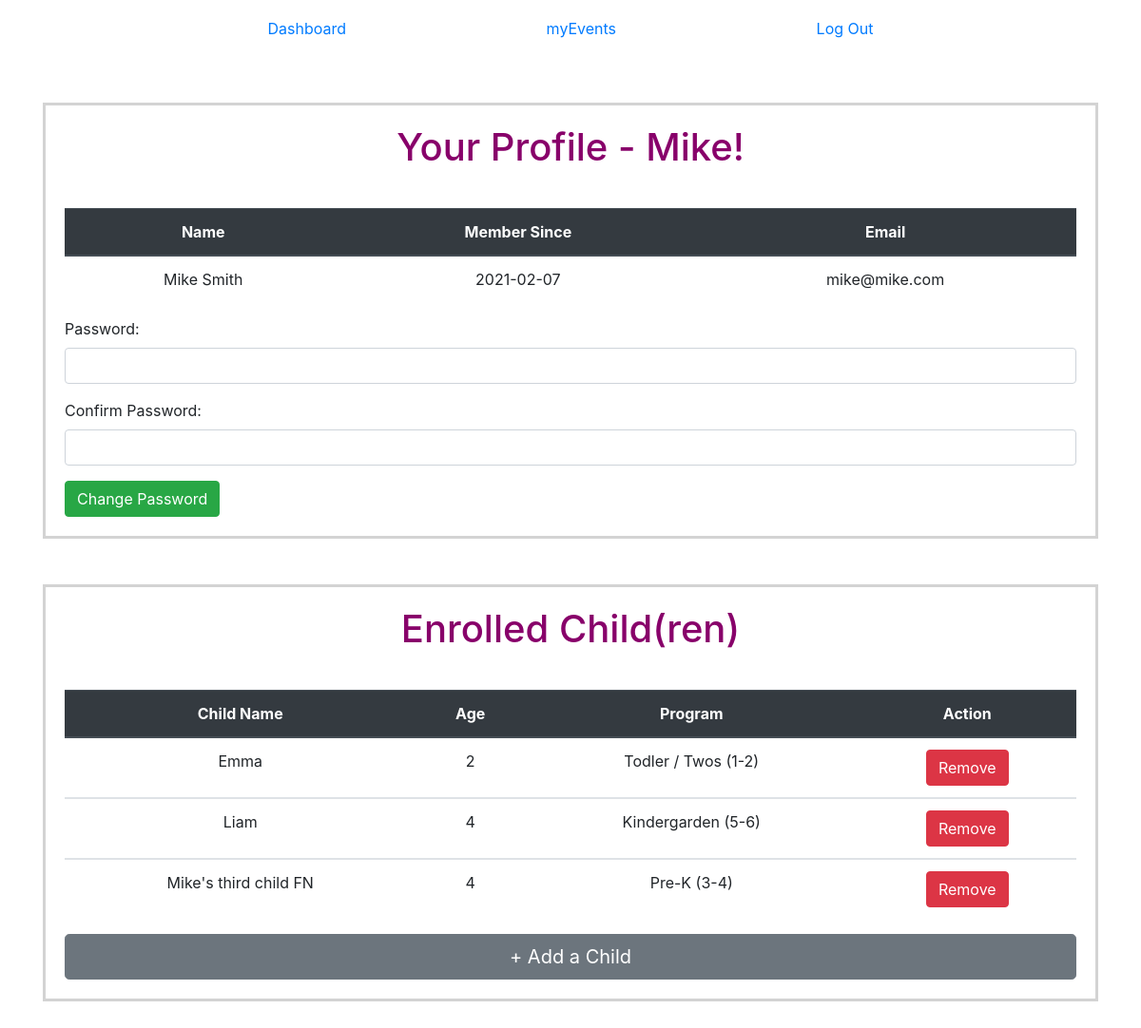
Before: /ABC/myProfile (signed in) with the older database file.
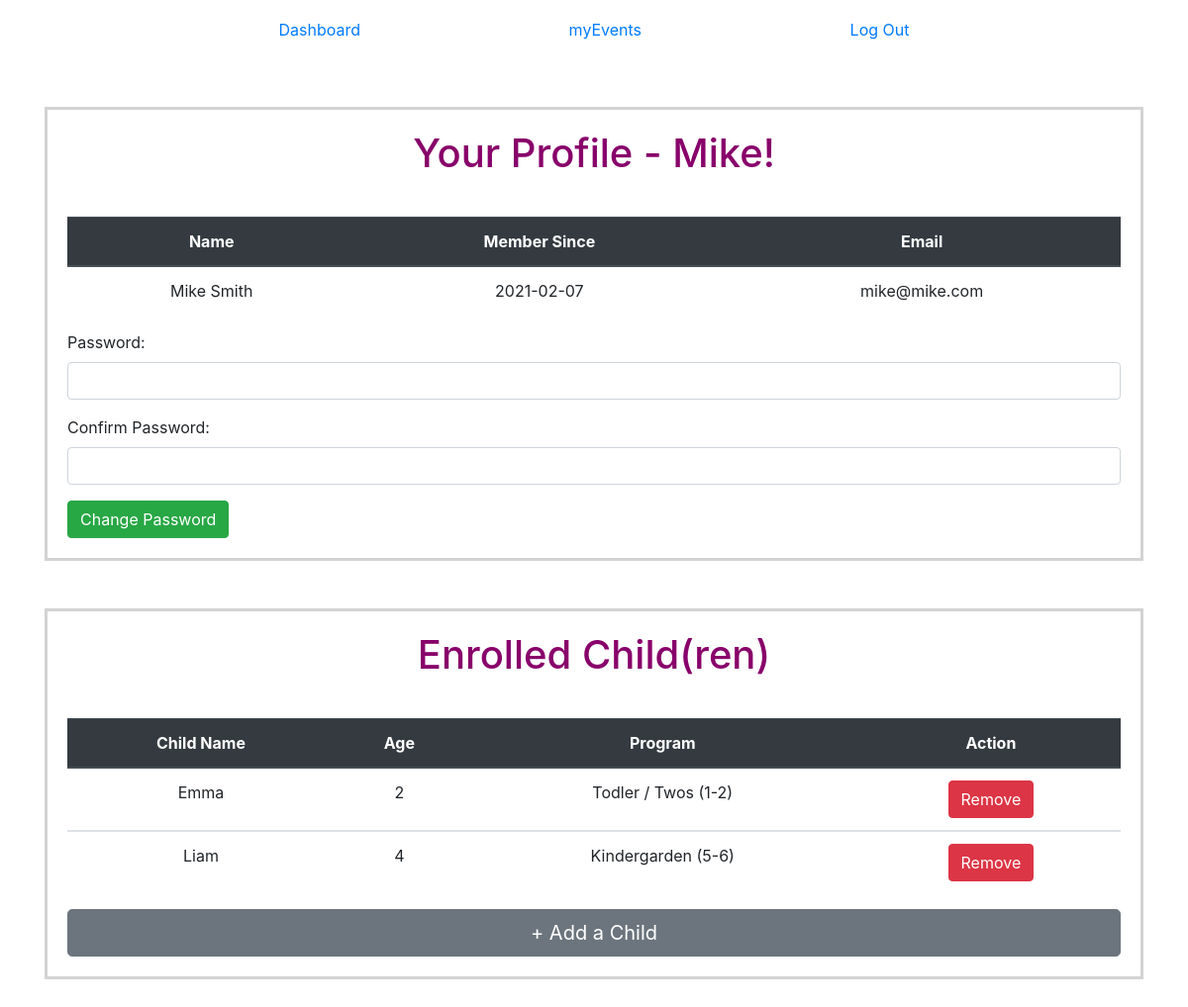
After: the same page with the newer database file.
### group_app/models.py (models this page shows, shortened)
class Child(models.Model):
    first_name = models.CharField(max_length=50)
    last_name = models.CharField(max_length=50)
    birth_date = models.DateTimeField()
    gender = models.CharField(max_length=10)
    age = models.IntegerField()
    program = models.CharField(max_length=20)
    created_at = models.DateTimeField(auto_now_add=True)
    updated_at = models.DateTimeField(auto_now=True)
    parent_child = models.ForeignKey(
        User, related_name="enrolled_parent", on_delete=models.CASCADE)
    objects = ChildManager()

### group_app/views.py (the view)
# urls.py: path('myProfile', views.myProfile),
def myProfile(request):
    if 'user_id' not in request.session:
        return redirect('/ABC')
    user = User.objects.get(id=request.session['user_id'])
    children = user.enrolled_parent.all()
    context = {
        'user': user,
        'children': children,
    }
    return render(request, 'myProfile.html', context)

### group_app/models.py (called while the page is built)
    def full_name(self):
        return f"{self.first_name} {self.last_name}"

    def get_date(self):
        return self.created_at.date()

### group_app/templates/myProfile.html (shortened to what this page needs)
<!DOCTYPE html>
<html lang="en">
<head>
    <link href="https://stackpath.bootstrapcdn.com/bootstrap/4.5.0/css/bootstrap.min.css" rel="stylesheet"
>
    {% load static %}
    <link rel="stylesheet" href="{% static 'css/style.css' %}">
</head>
<body>
    <div class="container">
        <nav class="navbar">
            <a href="/ABC/dashboard">Dashboard</a>
            <a href="/ABC/myEvents">myEvents</a>
            <a class="float-right" href="/ABC/logout">Log Out</a>
        </nav>
        <br>
        <br>
        <section>
            <div id="my_profile">
                <h1>Your Profile - {{ user.first_name }}!</h1>
                <table class="table">
                    <thead class="thead-dark">
                        <tr>
                            <th scope="col">Name</th>
                            <th scope="col">Member Since</th>
                            <th scope="col">Email</th>
                        </tr>
                    </thead>
                    <tbody>
                        <tr>
                            <td>{{ user.full_name}}</td>
                            <td>{{ user.get_date|date:"Y-m-d" }}</td>
                            <td>{{ user.email}}</td>
                        </tr>
                    </tbody>
                </table>
                <form action="{% url 'update_myProfile' %}" method="POST">
                    <div class="form-group">
                        <label for="password">Password:</label>
                        <input type="password" name="password" class="form-control">
                    </div>
                    <div class="form-group">
                        <label for="confirm_pw">Confirm Password:</label>
                        <input type="password" name="confirm_pw" class="form-control">
                    </div>
                    <button type="submit" class="btn btn-success" id=btn_password>Change
                        Password</button>
                </form>
            </div>
        </section>
        <br><br>
        <section>
            <div id="enrolled_children">
                <h1>Enrolled Child(ren)</h1>
                <table class="table">
                    <thead class="thead-dark">
                        <tr>
                            <th scope="col">Child Name</th>
                            <th scope="col">Age</th>
                            <th scope="col">Program</th>
                            <th scope="col">Action</th>
                        </tr>
                    </thead>
                    {% for child in children %}
                    <tbody>
                        <tr>
                            <td>{{ child.first_name }}</td>
                            <td>{{ child.age }}</td>
                            <td>{{ child.program }}</td>
                            <td>
                                <form action="{% url 'remove_child_myProfile' %}" method="POST">
                                    <button class="btn btn-danger" type="submit">Remove</button>
                                </form>
                            </td>
                        </tr>
                    </tbody>
                    {% endfor %}
                </table>
                <a href="childForm" class="btn btn-secondary btn-lg btn-block">+ Add a Child </a>
            </div>
        </section>
        <br>
        <br>
    </div>
</body>
</html>

Changed rows visible on the page:
removed Child: first_name "Mike's third child FN", age "4", program "Pre-K (3-4)"
